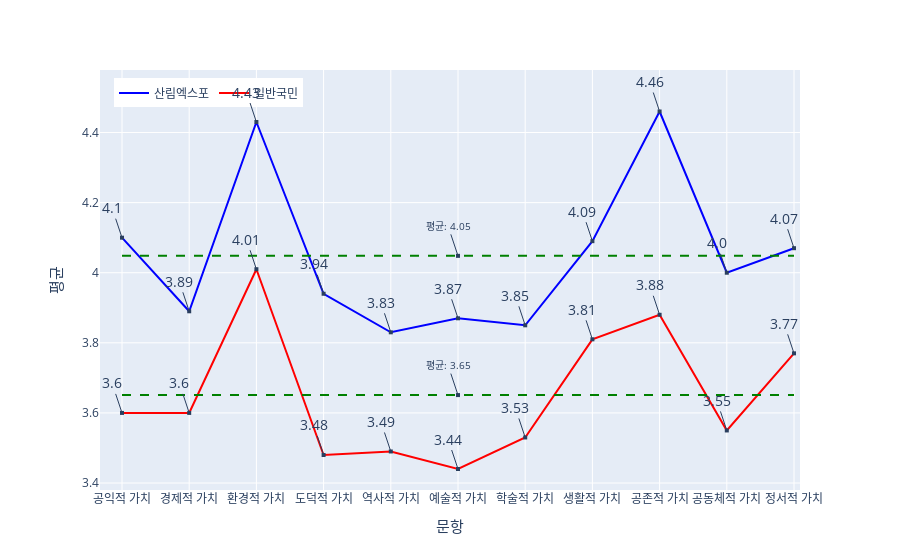

Here is the notebook cell this chart was saved with:
### Code cell
import plotly.express as px
import plotly.graph_objects as go

# 그래프 생성
fig = go.Figure()

# 엑스포 그래프 추가
fig.add_trace(go.Scatter(x=expo_4_df['설문'], y=expo_4_df['평균'], mode='lines', name='산림엑스포', line=dict(color='blue')))
# 일반국민 그래프 추가
fig.add_trace(go.Scatter(x=common_4_df['설문'], y=common_4_df['평균'], mode='lines', name='일반국민', line=dict(color='red')))

# 각 지점에 숫자 표시하기
for i, row in expo_4_df.iterrows():
    fig.add_annotation(
        text=row['평균'],
        x=row['설문'],
        y=row['평균'],
        showarrow=True,
        arrowhead=7,
        font=dict(size=14)  # annotation 폰트
    )

# 두 번째 꺾은선 그래프의 annotation 추가
for i, row in common_4_df.iterrows():
    fig.add_annotation(
        text=row['평균'],
        x=row['설문'],
        y=row['평균'],
        showarrow=True,
        arrowhead=7,
        font=dict(size=14)  # annotation 폰트
    )

# 그래프 레이아웃 설정
fig.update_layout(
    xaxis_title='문항',
    yaxis_title='평균',
    margin=dict(l=100, r=20, t=50, b=50),  # 그래프 마진 조정
    yaxis_title_font=dict(
        size=15,  # Y 레이블 폰트 크기
    ),
    xaxis_title_font=dict(
        size=15,  # X 레이블 폰트 크기
    )
)
# 평균선 추가
average_line1 = expo_4_df['평균'].mean()  # 평균값 계산
average_line2 = common_4_df['평균'].mean()  # 평균값 계산
fig.add_shape(
    go.layout.Shape(
        type='line',
        x0=expo_4_df['설문'].tolist()[0],
        x1=expo_4_df['설문'].tolist()[-1],
        y0=average_line1,
        y1=average_line1,
        line=dict(color='green', width=2, dash='dash'),
    )
)
fig.add_shape(
    go.layout.Shape(
        type='line',
        x0=common_4_df['설문'].tolist()[0],
        x1=common_4_df['설문'].tolist()[-1],
        y0=average_line2,
        y1=average_line2,
        line=dict(color='green', width=2, dash='dash'),
    )
)

# 평균선에 평균을 나타내는 annotation 추가
fig.add_annotation(
    text=f'평균: {average_line1:.2f}',
    x='예술적 가치',
    y=average_line1,
    showarrow=True,
    arrowhead=7,
    font=dict(size=10)
)
# 평균선에 평균을 나타내는 annotation 추가
fig.add_annotation(
    text=f'평균: {average_line2:.2f}',
    x='예술적 가치',
    y=average_line2,
    showarrow=True,
    arrowhead=7,
    font=dict(size=10)
)
# 범례 추가
fig.update_layout(legend=dict(orientation="h", x=0.02, y=0.98), showlegend=True)

# 여백 (margin) 조정
fig.update_layout(margin=dict(l=100, r=100, b=70, t=70))

# 그래프 그리기
fig.show()

### Figure 1 — Plotly figure (JSON) as saved in the notebook; plotly's stock layout.template omitted (floating-point values rounded to 4 significant figures)
{"data": [{"line": {"color": "blue"}, "mode": "lines", "name": "산림엑스포", "type": "scatter", "x": ["공익적 가치", "경제적 가치", "환경적 가치", "도덕적 가치", "역사적 가치", "예술적 가치", "학술적 가치", "생활적 가치", "공존적 가치", "공동체적 가치", "정서적 가치"], "y": [4.1, 3.89, 4.43, 3.94, 3.83, 3.87, 3.85, 4.09, 4.46, 4, 4.07]}, {"line": {"color": "red"}, "mode": "lines", "name": "일반국민", "type": "scatter", "x": ["공익적 가치", "경제적 가치", "환경적 가치", "도덕적 가치", "역사적 가치", "예술적 가치", "학술적 가치", "생활적 가치", "공존적 가치", "공동체적 가치", "정서적 가치"], "y": [3.6, 3.6, 4.01, 3.48, 3.49, 3.44, 3.53, 3.81, 3.88, 3.55, 3.77]}], "layout": {"annotations": [{"arrowhead": 7, "font": {"size": 14}, "showarrow": true, "text": "4.1", "x": "공익적 가치", "y": 4.1}, {"arrowhead": 7, "font": {"size": 14}, "showarrow": true, "text": "3.89", "x": "경제적 가치", "y": 3.89}, {"arrowhead": 7, "font": {"size": 14}, "showarrow": true, "text": "4.43", "x": "환경적 가치", "y": 4.43}, {"arrowhead": 7, "font": {"size": 14}, "showarrow": true, "text": "3.94", "x": "도덕적 가치", "y": 3.94}, {"arrowhead": 7, "font": {"size": 14}, "showarrow": true, "text": "3.83", "x": "역사적 가치", "y": 3.83}, {"arrowhead": 7, "font": {"size": 14}, "showarrow": true, "text": "3.87", "x": "예술적 가치", "y": 3.87}, {"arrowhead": 7, "font": {"size": 14}, "showarrow": true, "text": "3.85", "x": "학술적 가치", "y": 3.85}, {"arrowhead": 7, "font": {"size": 14}, "showarrow": true, "text": "4.09", "x": "생활적 가치", "y": 4.09}, {"arrowhead": 7, "font": {"size": 14}, "showarrow": true, "text": "4.46", "x": "공존적 가치", "y": 4.46}, {"arrowhead": 7, "font": {"size": 14}, "showarrow": true, "text": "4.0", "x": "공동체적 가치", "y": 4}, {"arrowhead": 7, "font": {"size": 14}, "showarrow": true, "text": "4.07", "x": "정서적 가치", "y": 4.07}, {"arrowhead": 7, "font": {"size": 14}, "showarrow": true, "text": "3.6", "x": "공익적 가치", "y": 3.6}, {"arrowhead": 7, "font": {"size": 14}, "showarrow": true, "text": "3.6", "x": "경제적 가치", "y": 3.6}, {"arrowhead": 7, "font": {"size": 14}, "showarrow": true, "text": "4.01", "x": "환경적 가치", "y": 4.01}, {"arrowhead": 7, "font": {"size": 14}, "showarrow": true, "text": "3.48", "x": "도덕적 가치", "y": 3.48}, {"arrowhead": 7, "font": {"size": 14}, "showarrow": true, "text": "3.49", "x": "역사적 가치", "y": 3.49}, {"arrowhead": 7, "font": {"size": 14}, "showarrow": true, "text": "3.44", "x": "예술적 가치", "y": 3.44}, {"arrowhead": 7, "font": {"size": 14}, "showarrow": true, "text": "3.53", "x": "학술적 가치", "y": 3.53}, {"arrowhead": 7, "font": {"size": 14}, "showarrow": true, "text": "3.81", "x": "생활적 가치", "y": 3.81}, {"arrowhead": 7, "font": {"size": 14}, "showarrow": true, "text": "3.88", "x": "공존적 가치", "y": 3.88}, {"arrowhead": 7, "font": {"size": 14}, "showarrow": true, "text": "3.55", "x": "공동체적 가치", "y": 3.55}, {"arrowhead": 7, "font": {"size": 14}, "showarrow": true, "text": "3.77", "x": "정서적 가치", "y": 3.77}, {"arrowhead": 7, "font": {"size": 10}, "showarrow": true, "text": "평균: 4.05", "x": "예술적 가치", "y": 4.048}, {"arrowhead": 7, "font": {"size": 10}, "showarrow": true, "text": "평균: 3.65", "x": "예술적 가치", "y": 3.651}], "legend": {"orientation": "h", "x": 0.02, "y": 0.98}, "margin": {"b": 70, "l": 100, "r": 100, "t": 70}, "shapes": [{"line": {"color": "green", "dash": "dash", "width": 2}, "type": "line", "x0": "공익적 가치", "x1": "정서적 가치", "y0": 4.048, "y1": 4.048}, {"line": {"color": "green", "dash": "dash", "width": 2}, "type": "line", "x0": "공익적 가치", "x1": "정서적 가치", "y0": 3.651, "y1": 3.651}], "showlegend": true, "xaxis": {"title": {"font": {"size": 15}, "text": "문항"}}, "yaxis": {"title": {"font": {"size": 15}, "text": "평균"}}}}
